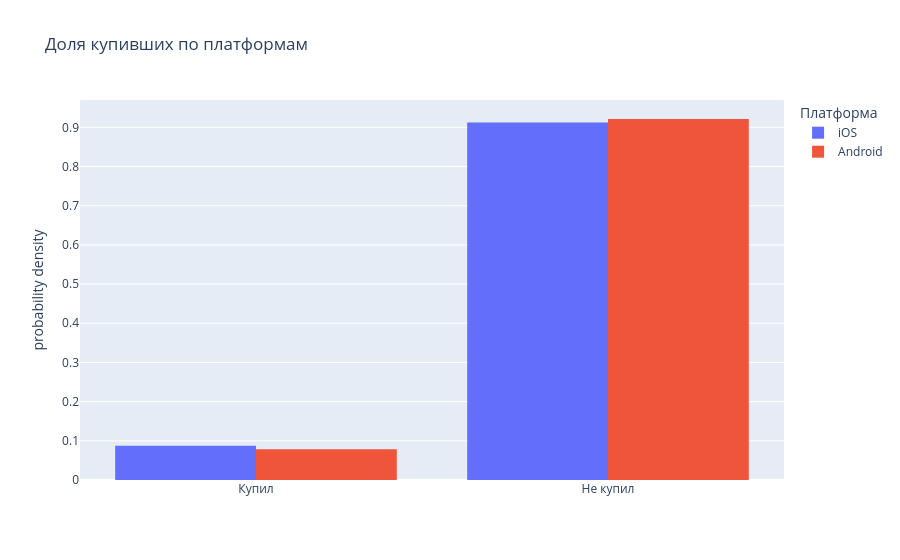

The cell this chart's notebook holds for it:
### Markdown cell above
### 5.3 iOS vs Android

**Датасет:** только пользователи с приложением (`hasAnyApp == True`)

**Гипотезы:**  
H₀: платформа не влияет на покупательское поведение  
H₁: покупательское поведение отличается в зависимости от платформы

#### Шаг 1. Хи-квадрат - связь платформы с фактом покупки
*(метрика бинарная: купил / не купил)*

#### Шаг 2. Бакетный t-тест - различие в количестве покупок
*(метрика непрерывная: productsBought)*

### Code cell
from scipy.stats import chi2_contingency
import plotly.express as px

# Создаём бинарную метрику и фильтруем только пользователей с приложением
app_users = df[df['hasAnyApp'] == True].copy()
app_users['bought_any'] = app_users['productsBought'].apply(lambda x: 'Купил' if x > 0 else 'Не купил')
app_users['platform'] = app_users.apply(lambda x: 'iOS' if x['hasIosApp'] else 'Android', axis=1)

# Таблица сопряжённости
ct = pd.crosstab(app_users['bought_any'], app_users['platform'])
print('Таблица сопряжённости:')
show(ct)

# Визуализация
fig = px.histogram(
    app_users, x='bought_any', color='platform',
    barmode='group',
    histnorm='probability density',
    title='Доля купивших по платформам',
    labels={'bought_any': '', 'platform': 'Платформа'}
)
fig.show()

# Хи-квадрат
stat, p, dof, expected = chi2_contingency(ct)
print(f'\nстатистика Хи-квадрат: {stat:.4f}')
print(f'p-value: {p:.4f}')
print(f'Степени свободы: {dof}')
print()
if p < 0.05:
    print('Отвергаем H₀ - связь между платформой и фактом покупки есть')
else:
    print('Не можем отвергнуть H₀ - связи между платформой и фактом покупки нет')

### Figure 1 — Plotly figure (JSON) as saved in the notebook; plotly's stock layout.template omitted (floating-point values rounded to 4 significant figures; data arrays with more than 128 entries replaced by an {"elided": "..."} marker saying what was removed)
{"data": [{"alignmentgroup": "True", "bingroup": "x", "histnorm": "probability density", "hovertemplate": "Платформа=iOS<br>=%{x}<br>probability density=%{y}<extra></extra>", "legendgroup": "iOS", "marker": {"color": "#636efa", "pattern": {"shape": ""}}, "name": "iOS", "offsetgroup": "iOS", "orientation": "v", "showlegend": true, "type": "histogram", "x": {"elided": "21527 str values"}, "xaxis": "x", "yaxis": "y"}, {"alignmentgroup": "True", "bingroup": "x", "histnorm": "probability density", "hovertemplate": "Платформа=Android<br>=%{x}<br>probability density=%{y}<extra></extra>", "legendgroup": "Android", "marker": {"color": "#EF553B", "pattern": {"shape": ""}}, "name": "Android", "offsetgroup": "Android", "orientation": "v", "showlegend": true, "type": "histogram", "x": {"elided": "4647 str values"}, "xaxis": "x", "yaxis": "y"}], "layout": {"barmode": "group", "legend": {"title": {"text": "Платформа"}, "tracegroupgap": 0}, "title": {"text": "Доля купивших по платформам"}, "xaxis": {"anchor": "y", "domain": [0, 1], "title": {"text": ""}}, "yaxis": {"anchor": "x", "domain": [0, 1], "title": {"text": "probability density"}}}}
